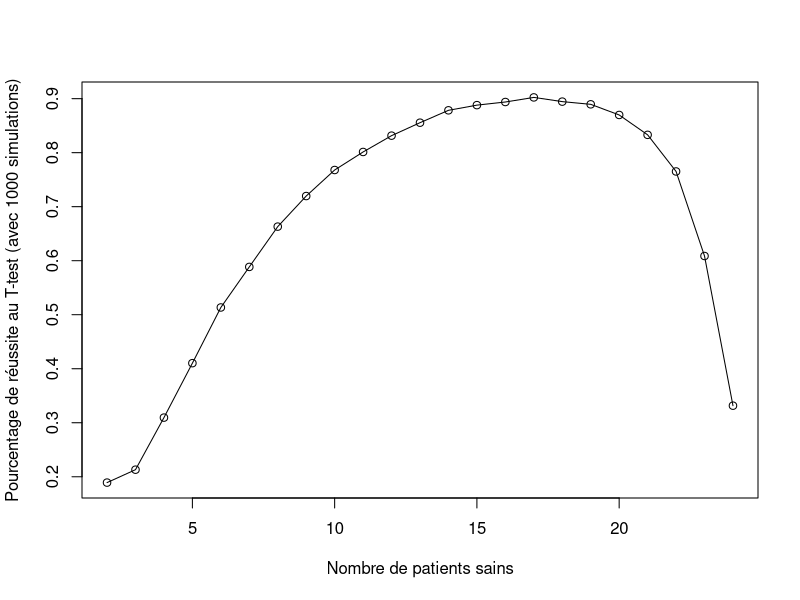

Write R code to recreate this figure. (Note: a time limit stopped this script after it produced the figure.)
## ---- chunk 1
testgene <- function(n1, n2){
  patient1 <- rnorm(n1, 10 , sd = 1)
  patient2 <- rnorm(n2, 11 , sd = 1)
  
  t.test(patient1, patient2)$p.value #
}
## ---- chunk 2
resul <- list()
i=1
# Compteur pour le nombre de patient sains
for(n1 in 2:24){ 
"  \n"
# Génération du nombre de patients malades, en tenant compte du côut total et du coût de chaque opération
  n2 = (10000 - 400*n1)/100 
# Sapply réalisé 10000 fois, pourla fonction testgene
# et pour les différents ratios entre patients sains et malades
    resul[[i]] <- c(n1, n2, n1+n2, mean( sapply(rep(n1, 10000), FUN=testgene, n2=n2) < 0.05))
    i = i+1
}
# Matrice représentant les résultats et les différents ratios de populations
mat <- do.call("rbind", resul) 
mat
## ---- chunk 3
plot(mat[, 1], mat[, 4], xlab = "Nombre de patients sains", ylab = "Pourcentage de réussite au T-test (avec 1000 simulations)")
lines(mat[, 1], mat[, 4], xlab = "Nombre de patients sains", ylab = "Pourcentage de réussite au T-test (avec 1000 simulations)")

## ---- chunk 4
# Fonction créant nos populations et faisant un t-test dessus
testgene <- function(n1, n2){ 
  patient1 <- rnorm(n1, 10 , sd = 1)
  patient2 <- rnorm(n2, 10.5 , sd = 1)
  
  t.test(patient1, patient2)$p.value
}

resul <- list()
# Boucle pour tester notre fonction un grand nombre de fois avec différents ratios de populations sains/malades
i=1
for(n1 in 2:24){ 
  n2 = (10000 - 400*n1)/100
  resul[[i]] <- c(n1, n2, n1+n2, mean( sapply(rep(n1, 10000), FUN=testgene, n2=n2) < 0.05))
  i = i+1
}
mat <- do.call("rbind", resul)
mat
## ---- chunk 5
plot(mat[, 1], mat[, 4], xlab = "Nombre de patients sains", ylab = "Pourcentage de réussite au T-test (avec 1000 simulations)")
lines(mat[, 1], mat[, 4], xlab = "Nombre de patients sains", ylab = "Pourcentage de réussite au T-test (avec 1000 simulations)")
